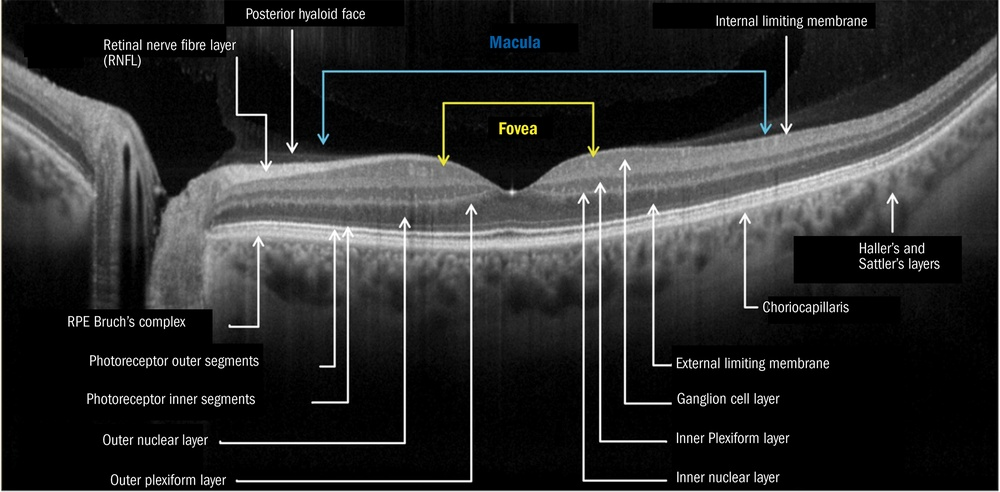
#> input picture biomarker_mapping_docs/image_99ff02.jpg, 1000 x 492 px, shrunk from 2066 x 1016 before the run
$ python -i test_tissue_crop.py   (imports and definitions only)
#> lines starting #> are read from the running program, lines starting #| are printed output that depends on the picture
#> further down, picture is the input picture: shape (492, 1000, 3); mean B, G, R 44.7, 44.9, 44.7
import os
import cv2
import numpy as np
import torch

def crop_retinal_tissue(img_np, pad=10):
    """
    Segmentation-Driven / Morphological Tissue Crop for OCT Scans.
    Removes background UI artifacts (compasses, text headers, logos) in corners
    while preserving 100% of the retinal tissue.

    Args:
        img_np: numpy array of shape (C, H, W) or (H, W) with values [0, 255] or [0, 1].
    Returns:
        Cleaned img_np of same shape with UI artifacts zeroed out or cropped.
    """
#> called with pad = 10
    is_ch_first = (img_np.ndim == 3 and img_np.shape[0] in [1, 3])
#> is_ch_first = False
    if is_ch_first:
        gray = img_np[0]
    else:
        gray = img_np

    if gray.dtype != np.uint8:
        gray_u8 = np.clip(gray * (255.0 if gray.max() <= 1.0 else 1.0), 0, 255).astype(np.uint8)
    else:
        gray_u8 = gray.copy()

    # Otsu thresholding + Morphological Closing to connect tissue layers
    _, thresh = cv2.threshold(gray_u8, 15, 255, cv2.THRESH_BINARY)
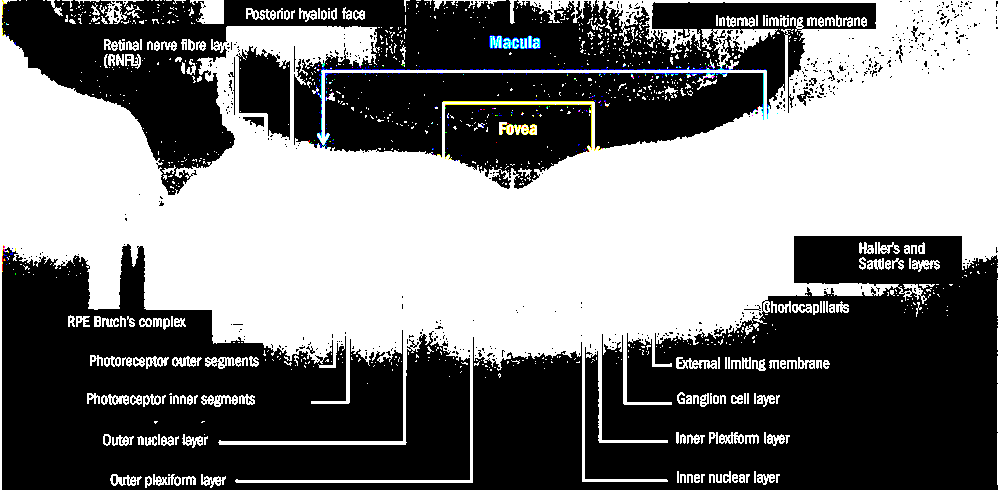
#> thresh: shape (492, 1000, 3); mean B, G, R 123.1, 123, 122.7
    kernel = cv2.getStructuringElement(cv2.MORPH_RECT, (15, 15))
    closed = cv2.morphologyEx(thresh, cv2.MORPH_CLOSE, kernel)
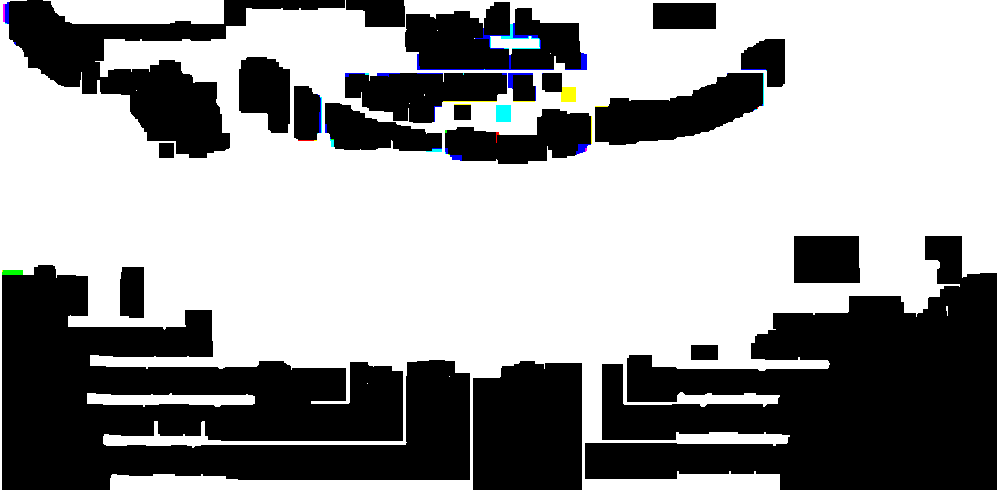
#> closed: shape (492, 1000, 3); mean B, G, R 152.8, 152.5, 152.2

    # Find contours
#> (the run stopped early here; a loop or call above may not have finished)

$ run again, on biomarker_mapping_docs/image_9a0207.jpg
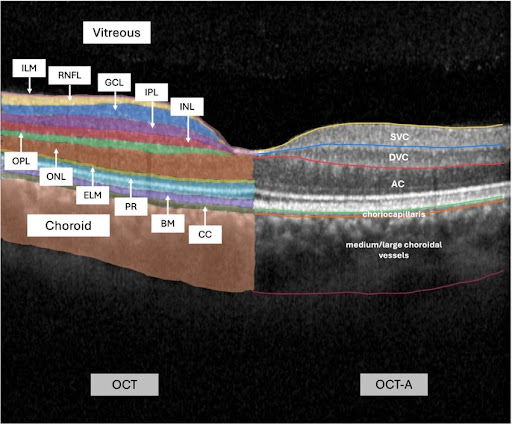
#> input picture biomarker_mapping_docs/image_9a0207.jpg, 512 x 425 px
#> picture is the input picture: shape (425, 512, 3); mean B, G, R 59, 60.3, 64.3
#> in crop_retinal_tissue, `_, thresh = cv2.threshold(gray_u8, 15, 255, cv2.THRESH_BINARY)`:
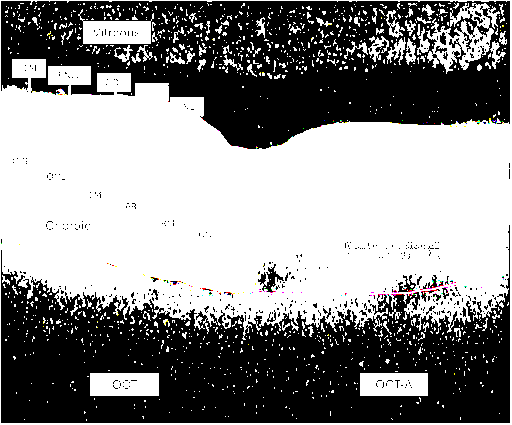
#> thresh: shape (425, 512, 3); mean B, G, R 137.3, 137.4, 137.5
#> in crop_retinal_tissue, `closed = cv2.morphologyEx(thresh, cv2.MORPH_CLOSE, kernel)`:
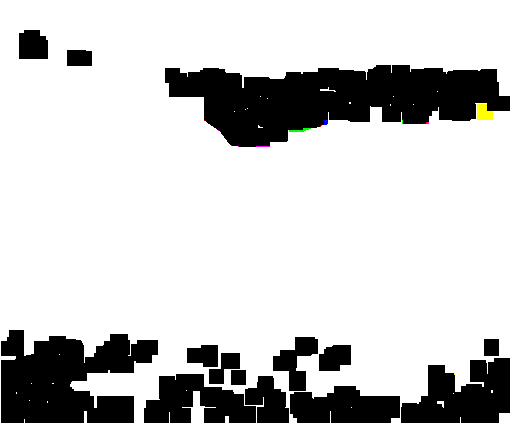
#> closed: shape (425, 512, 3); mean B, G, R 201.8, 202, 202
